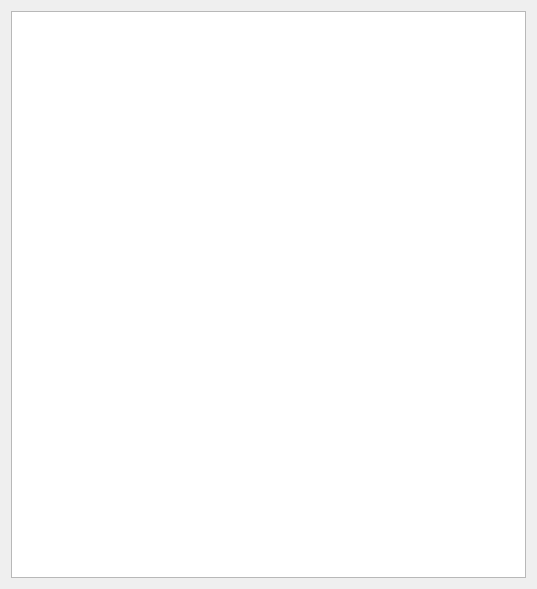
<?xml version="1.0" encoding="UTF-8"?>
<ui version="4.0">
 <class>Dialog</class>
 <widget class="QDialog" name="Dialog">
  <property name="geometry">
   <rect>
    <x>0</x>
    <y>0</y>
    <width>537</width>
    <height>589</height>
   </rect>
  </property>
  <property name="windowTitle">
   <string>Games list</string>
  </property>
  <layout class="QGridLayout" name="gridLayout">
   <item row="0" column="0">
    <widget class="QTableView" name="tableView"/>
   </item>
  </layout>
 </widget>
 <resources/>
 <connections/>
</ui>
